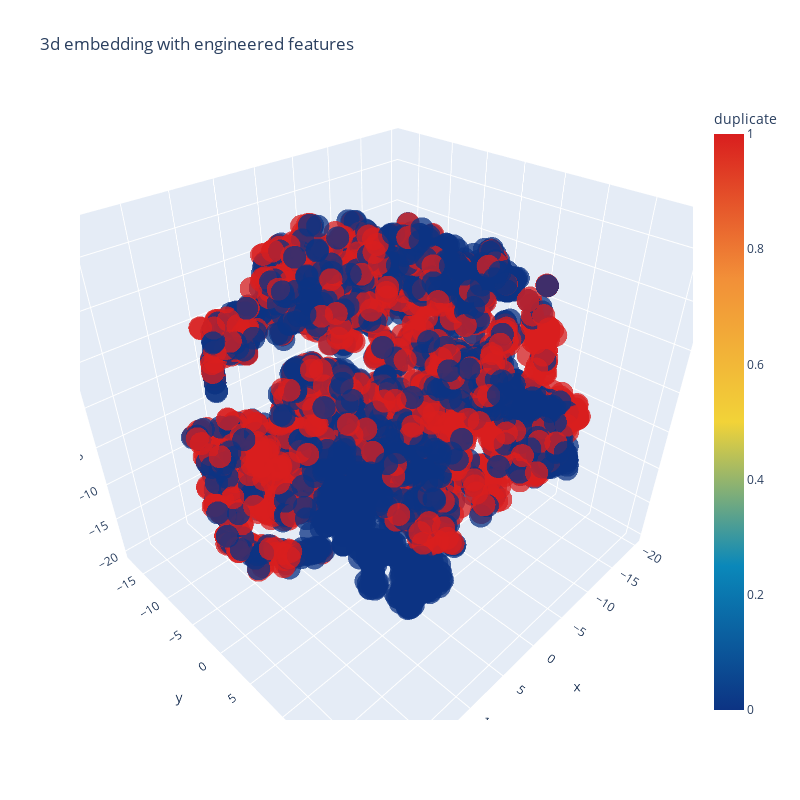

Source (notebook cell):
### Code cell
trace1 = go.Scatter3d(
    x=tsne3d[:,0],
    y=tsne3d[:,1],
    z=tsne3d[:,2],
    mode='markers',
    marker=dict(
        sizemode='diameter',
        color = y,
        colorscale = 'Portland',
        colorbar = dict(title = 'duplicate'),
        line=dict(color='rgb(255, 255, 255)'),
        opacity=0.75
    )
)

data=[trace1]
layout=dict(height=800, width=800, title='3d embedding with engineered features')
fig=dict(data=data, layout=layout)
py.iplot(fig, filename='3DBubble')

### Figure 1 — Plotly figure (JSON) as saved in the notebook; plotly's stock layout.template omitted (floating-point values rounded to 4 significant figures; data arrays with more than 128 entries replaced by an {"elided": "..."} marker saying what was removed)
{"data": [{"marker": {"color": {"elided": "5000 int values"}, "colorbar": {"title": {"text": "duplicate"}}, "colorscale": [[0, "rgb(12,51,131)"], [0.25, "rgb(10,136,186)"], [0.5, "rgb(242,211,56)"], [0.75, "rgb(242,143,56)"], [1, "rgb(217,30,30)"]], "line": {"color": "rgb(255, 255, 255)"}, "opacity": 0.75, "sizemode": "diameter"}, "mode": "markers", "type": "scatter3d", "x": {"elided": "5000 float values"}, "y": {"elided": "5000 float values"}, "z": {"elided": "5000 float values"}}], "layout": {"height": 800, "scene": {"aspectmode": "auto", "aspectratio": {"x": 1.067, "y": 0.9744, "z": 0.962}, "camera": {"center": {"x": 0, "y": 0, "z": 0}, "eye": {"x": 1.061, "y": 1.061, "z": 1.061}, "projection": {"type": "perspective"}, "up": {"x": 0, "y": 0, "z": 1}}}, "title": {"text": "3d embedding with engineered features"}, "width": 800}}
